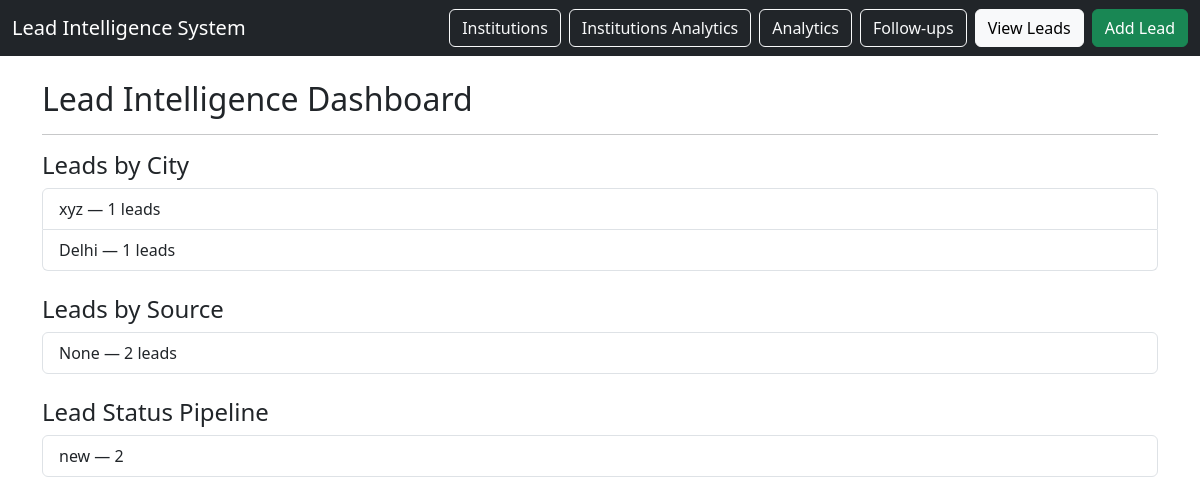
Before: /analytics with the older database file.
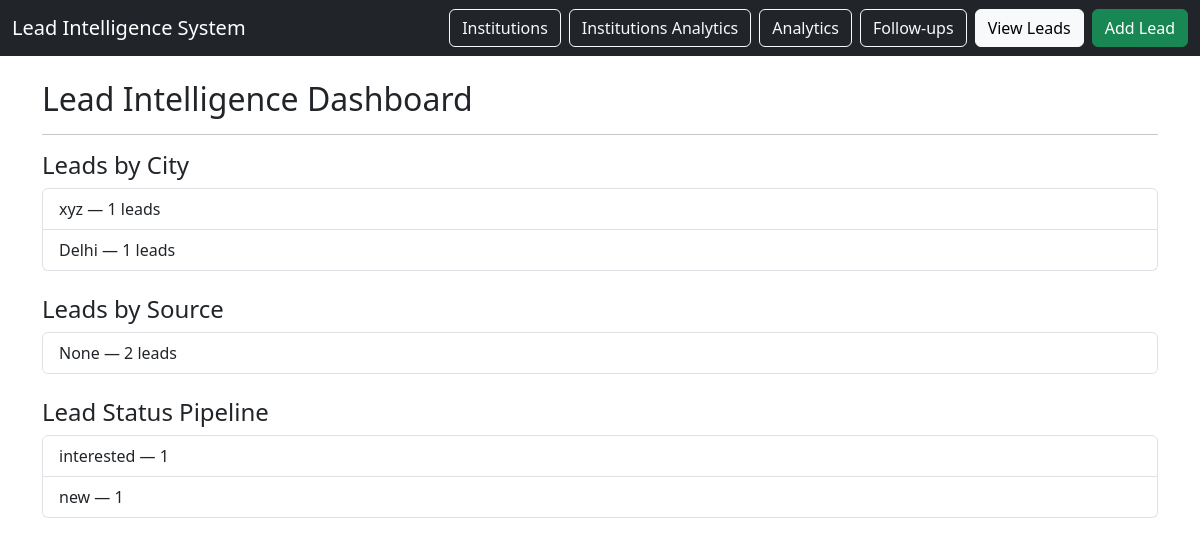
After: the same page with the newer database file.
### tables this page shows
CREATE TABLE leads (
    lead_id INTEGER PRIMARY KEY AUTOINCREMENT,
    student_name TEXT NOT NULL,
    phone TEXT,
    city TEXT,
    school_id INTEGER,
    coaching_id INTEGER,
    course_interest TEXT,
    lead_source TEXT,
    interest_level TEXT,
    lead_score INTEGER DEFAULT 0,
    status TEXT CHECK(status IN (
        'new',
        'contacted',
        'interested',
        'applied',
        'admitted',
        'lost'
    )) DEFAULT 'new',
    created_at TIMESTAMP DEFAULT CURRENT_TIMESTAMP,
    notes TEXT,

    FOREIGN KEY (school_id) REFERENCES institutions(institution_id),
    FOREIGN KEY (coaching_id) REFERENCES institutions(institution_id)
);

### app.py (the view)
@app.route("/analytics")
def analytics():
    db = get_db()
    city_stats = db.execute("""
        SELECT city, COUNT(*) as total
        FROM leads
        GROUP BY city
        ORDER BY total DESC
    """).fetchall()
    source_stats = db.execute("""
        SELECT lead_source, COUNT(*) as total
        FROM leads
        GROUP BY lead_source
        ORDER BY total DESC
    """).fetchall()
    status_stats = db.execute("""
        SELECT status, COUNT(*) as total
        FROM leads
        GROUP BY status
    """).fetchall()
    return render_template(
        "analytics.html",
        city_stats=city_stats,
        source_stats=source_stats,
        status_stats=status_stats
    )

### database/db_connection.py (called while the page is built)
def get_db():
    conn = sqlite3.connect(DB_NAME)
    conn.row_factory = sqlite3.Row
    return conn

### templates/analytics.html
{% extends "base.html" %}
{% block content %}
<h2>Lead Intelligence Dashboard</h2>
<hr>
<h4>Leads by City</h4>
<ul class="list-group mb-4">
{% for c in city_stats %}
<li class="list-group-item">
{{ c.city }} — {{ c.total }} leads
</li>
{% endfor %}
</ul>
<h4>Leads by Source</h4>
<ul class="list-group mb-4">
{% for s in source_stats %}
<li class="list-group-item">
{{ s.lead_source }} — {{ s.total }} leads
</li>
{% endfor %}
</ul>
<h4>Lead Status Pipeline</h4>
<ul class="list-group">
{% for s in status_stats %}
<li class="list-group-item">
{{ s.status }} — {{ s.total }}
</li>
{% endfor %}
</ul>
{% endblock %}

Changed rows visible on the page:
now on one of the page's lists (row unchanged): leads: status "new", total "1"
changed leads "Delhi": status "new" → "interested"; total "2" → "1"
